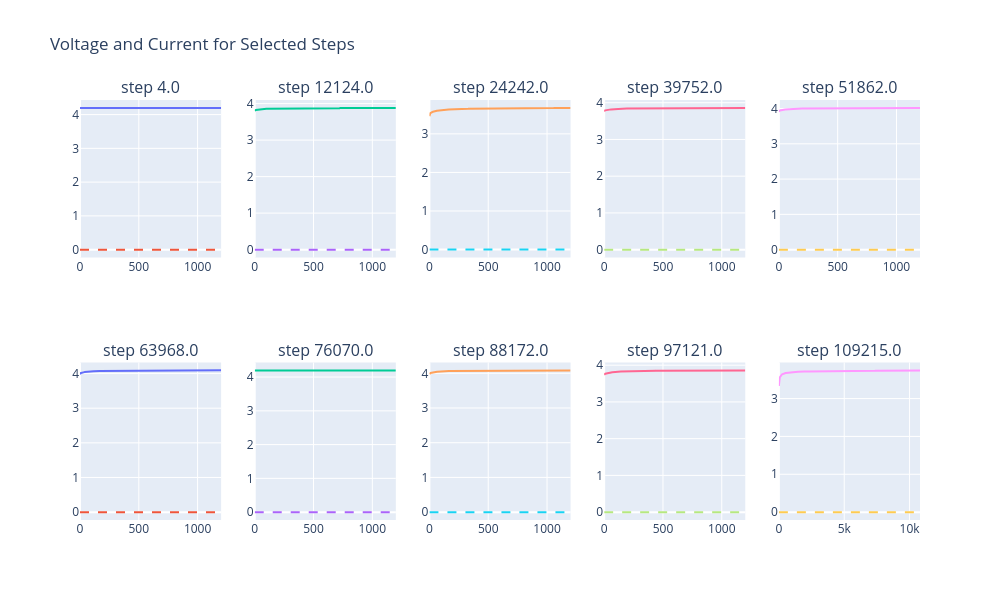

The cell this chart's notebook holds for it:
### Code cell
###########################
# Plotting Combined Rest #
###########################

nasa_filtered['Step_Time'] = nasa_filtered.groupby(['Cell','Step'])['Time'].transform(lambda x: x - x.min())

filtered_df = nasa_filtered[nasa_filtered['Cell'] == 12] ############## adjust here
# Ensure the 'Cycle' column is sorted and unique
cycle_numbers = np.sort(filtered_df['Step'].unique())

# Check if there are enough cycles # maybe edit
if len(cycle_numbers) < 1:
    raise ValueError("Not enough unique cycles to select 1 quantiles.")

# Calculate the quantile-based indices (0.1, 0.2, ..., 1.0 percentiles)
quantile_indices = (np.linspace(0, len(cycle_numbers) - 1, 10)).astype(int)

# Select the cycles corresponding to the quantile indices
selected_cycles = cycle_numbers[quantile_indices]

# Create a 2x5 subplot grid
fig = make_subplots(rows=2, cols=5, subplot_titles=[f"step {cycle}" for cycle in selected_cycles])

# Loop over each selected cycle to create a separate plot
for idx, cycle in enumerate(selected_cycles):
    # Filter data for the current cycle
    cycle_data = filtered_df[filtered_df['Step'] == cycle]
    
    # Determine the row and column for this subplot
    row = (idx // 5) + 1  # Rows: 1 or 2
    col = (idx % 5) + 1   # Columns: 1 to 5

     # Add the voltage trace
    fig.add_trace(
        go.Scatter(x=cycle_data['Step_Time'], y=cycle_data['Voltage'], 
                   mode='lines', name=f"voltage - step {cycle}"),
        row=row, col=col
    )

    # Add the instantaneous capacity trace
    fig.add_trace(
        go.Scatter(x=cycle_data['Step_Time'], y=cycle_data['Current'], 
                   mode='lines', name=f"capacity - step {cycle}", line=dict(dash='dash')),
        row=row, col=col
    )

# Update layout
fig.update_layout(
    height=600, width=1000, 
    title_text='Voltage and Current for Selected Steps',
    showlegend=False
)

# Show the plot
fig.show()

### Figure 1 — Plotly figure (JSON) as saved in the notebook; plotly's stock layout.template omitted (floating-point values rounded to 4 significant figures; data arrays with more than 128 entries replaced by an {"elided": "..."} marker saying what was removed)
{"data": [{"mode": "lines", "name": "voltage - step 4.0", "type": "scatter", "x": {"elided": "1201 float values"}, "xaxis": "x", "y": {"elided": "1201 float values"}, "yaxis": "y"}, {"line": {"dash": "dash"}, "mode": "lines", "name": "capacity - step 4.0", "type": "scatter", "x": {"elided": "1201 float values"}, "xaxis": "x", "y": {"elided": "1201 int values"}, "yaxis": "y"}, {"mode": "lines", "name": "voltage - step 12124.0", "type": "scatter", "x": {"elided": "1201 float values"}, "xaxis": "x2", "y": {"elided": "1201 float values"}, "yaxis": "y2"}, {"line": {"dash": "dash"}, "mode": "lines", "name": "capacity - step 12124.0", "type": "scatter", "x": {"elided": "1201 float values"}, "xaxis": "x2", "y": {"elided": "1201 int values"}, "yaxis": "y2"}, {"mode": "lines", "name": "voltage - step 24242.0", "type": "scatter", "x": {"elided": "1201 float values"}, "xaxis": "x3", "y": {"elided": "1201 float values"}, "yaxis": "y3"}, {"line": {"dash": "dash"}, "mode": "lines", "name": "capacity - step 24242.0", "type": "scatter", "x": {"elided": "1201 float values"}, "xaxis": "x3", "y": {"elided": "1201 int values"}, "yaxis": "y3"}, {"mode": "lines", "name": "voltage - step 39752.0", "type": "scatter", "x": {"elided": "1201 float values"}, "xaxis": "x4", "y": {"elided": "1201 float values"}, "yaxis": "y4"}, {"line": {"dash": "dash"}, "mode": "lines", "name": "capacity - step 39752.0", "type": "scatter", "x": {"elided": "1201 float values"}, "xaxis": "x4", "y": {"elided": "1201 int values"}, "yaxis": "y4"}, {"mode": "lines", "name": "voltage - step 51862.0", "type": "scatter", "x": {"elided": "1201 float values"}, "xaxis": "x5", "y": {"elided": "1201 float values"}, "yaxis": "y5"}, {"line": {"dash": "dash"}, "mode": "lines", "name": "capacity - step 51862.0", "type": "scatter", "x": {"elided": "1201 float values"}, "xaxis": "x5", "y": {"elided": "1201 int values"}, "yaxis": "y5"}, {"mode": "lines", "name": "voltage - step 63968.0", "type": "scatter", "x": {"elided": "1201 float values"}, "xaxis": "x6", "y": {"elided": "1201 float values"}, "yaxis": "y6"}, {"line": {"dash": "dash"}, "mode": "lines", "name": "capacity - step 63968.0", "type": "scatter", "x": {"elided": "1201 float values"}, "xaxis": "x6", "y": {"elided": "1201 int values"}, "yaxis": "y6"}, {"mode": "lines", "name": "voltage - step 76070.0", "type": "scatter", "x": {"elided": "1201 float values"}, "xaxis": "x7", "y": {"elided": "1201 float values"}, "yaxis": "y7"}, {"line": {"dash": "dash"}, "mode": "lines", "name": "capacity - step 76070.0", "type": "scatter", "x": {"elided": "1201 float values"}, "xaxis": "x7", "y": {"elided": "1201 int values"}, "yaxis": "y7"}, {"mode": "lines", "name": "voltage - step 88172.0", "type": "scatter", "x": {"elided": "1201 float values"}, "xaxis": "x8", "y": {"elided": "1201 float values"}, "yaxis": "y8"}, {"line": {"dash": "dash"}, "mode": "lines", "name": "capacity - step 88172.0", "type": "scatter", "x": {"elided": "1201 float values"}, "xaxis": "x8", "y": {"elided": "1201 int values"}, "yaxis": "y8"}, {"mode": "lines", "name": "voltage - step 97121.0", "type": "scatter", "x": {"elided": "1201 float values"}, "xaxis": "x9", "y": {"elided": "1201 float values"}, "yaxis": "y9"}, {"line": {"dash": "dash"}, "mode": "lines", "name": "capacity - step 97121.0", "type": "scatter", "x": {"elided": "1201 float values"}, "xaxis": "x9", "y": {"elided": "1201 int values"}, "yaxis": "y9"}, {"mode": "lines", "name": "voltage - step 109215.0", "type": "scatter", "x": {"elided": "1081 float values"}, "xaxis": "x10", "y": {"elided": "1081 float values"}, "yaxis": "y10"}, {"line": {"dash": "dash"}, "mode": "lines", "name": "capacity - step 109215.0", "type": "scatter", "x": {"elided": "1081 float values"}, "xaxis": "x10", "y": {"elided": "1081 int values"}, "yaxis": "y10"}], "layout": {"annotations": [{"font": {"size": 16}, "showarrow": false, "text": "step 4.0", "x": 0.084, "xanchor": "center", "xref": "paper", "y": 1, "yanchor": "bottom", "yref": "paper"}, {"font": {"size": 16}, "showarrow": false, "text": "step 12124.0", "x": 0.292, "xanchor": "center", "xref": "paper", "y": 1, "yanchor": "bottom", "yref": "paper"}, {"font": {"size": 16}, "showarrow": false, "text": "step 24242.0", "x": 0.5, "xanchor": "center", "xref": "paper", "y": 1, "yanchor": "bottom", "yref": "paper"}, {"font": {"size": 16}, "showarrow": false, "text": "step 39752.0", "x": 0.708, "xanchor": "center", "xref": "paper", "y": 1, "yanchor": "bottom", "yref": "paper"}, {"font": {"size": 16}, "showarrow": false, "text": "step 51862.0", "x": 0.916, "xanchor": "center", "xref": "paper", "y": 1, "yanchor": "bottom", "yref": "paper"}, {"font": {"size": 16}, "showarrow": false, "text": "step 63968.0", "x": 0.084, "xanchor": "center", "xref": "paper", "y": 0.375, "yanchor": "bottom", "yref": "paper"}, {"font": {"size": 16}, "showarrow": false, "text": "step 76070.0", "x": 0.292, "xanchor": "center", "xref": "paper", "y": 0.375, "yanchor": "bottom", "yref": "paper"}, {"font": {"size": 16}, "showarrow": false, "text": "step 88172.0", "x": 0.5, "xanchor": "center", "xref": "paper", "y": 0.375, "yanchor": "bottom", "yref": "paper"}, {"font": {"size": 16}, "showarrow": false, "text": "step 97121.0", "x": 0.708, "xanchor": "center", "xref": "paper", "y": 0.375, "yanchor": "bottom", "yref": "paper"}, {"font": {"size": 16}, "showarrow": false, "text": "step 109215.0", "x": 0.916, "xanchor": "center", "xref": "paper", "y": 0.375, "yanchor": "bottom", "yref": "paper"}], "height": 600, "showlegend": false, "title": {"text": "Voltage and Current for Selected Steps"}, "width": 1000, "xaxis": {"anchor": "y", "autorange": true, "domain": [0, 0.168], "range": [0, 1200.0], "type": "linear"}, "xaxis10": {"anchor": "y10", "autorange": true, "domain": [0.832, 1], "range": [0, 10800.0], "type": "linear"}, "xaxis2": {"anchor": "y2", "autorange": true, "domain": [0.208, 0.376], "range": [0, 1200.0], "type": "linear"}, "xaxis3": {"anchor": "y3", "autorange": true, "domain": [0.416, 0.584], "range": [0, 1200.0], "type": "linear"}, "xaxis4": {"anchor": "y4", "autorange": true, "domain": [0.624, 0.792], "range": [0, 1200.0], "type": "linear"}, "xaxis5": {"anchor": "y5", "autorange": true, "domain": [0.832, 1], "range": [0, 1200.0], "type": "linear"}, "xaxis6": {"anchor": "y6", "autorange": true, "domain": [0, 0.168], "range": [0, 1200.0], "type": "linear"}, "xaxis7": {"anchor": "y7", "autorange": true, "domain": [0.208, 0.376], "range": [0, 1200.0], "type": "linear"}, "xaxis8": {"anchor": "y8", "autorange": true, "domain": [0.416, 0.584], "range": [0, 1200.0], "type": "linear"}, "xaxis9": {"anchor": "y9", "autorange": true, "domain": [0.624, 0.792], "range": [0, 1200.0], "type": "linear"}, "yaxis": {"anchor": "x", "autorange": true, "domain": [0.625, 1], "range": [-0.2333, 4.432], "type": "linear"}, "yaxis10": {"anchor": "x10", "autorange": true, "domain": [0, 0.375], "range": [-0.2081, 3.953], "type": "linear"}, "yaxis2": {"anchor": "x2", "autorange": true, "domain": [0.625, 1], "range": [-0.2157, 4.098], "type": "linear"}, "yaxis3": {"anchor": "x3", "autorange": true, "domain": [0.625, 1], "range": [-0.2041, 3.877], "type": "linear"}, "yaxis4": {"anchor": "x4", "autorange": true, "domain": [0.625, 1], "range": [-0.2144, 4.074], "type": "linear"}, "yaxis5": {"anchor": "x5", "autorange": true, "domain": [0.625, 1], "range": [-0.2233, 4.242], "type": "linear"}, "yaxis6": {"anchor": "x6", "autorange": true, "domain": [0, 0.375], "range": [-0.2273, 4.319], "type": "linear"}, "yaxis7": {"anchor": "x7", "autorange": true, "domain": [0, 0.375], "range": [-0.2332, 4.431], "type": "linear"}, "yaxis8": {"anchor": "x8", "autorange": true, "domain": [0, 0.375], "range": [-0.2269, 4.312], "type": "linear"}, "yaxis9": {"anchor": "x9", "autorange": true, "domain": [0, 0.375], "range": [-0.2144, 4.073], "type": "linear"}}}
